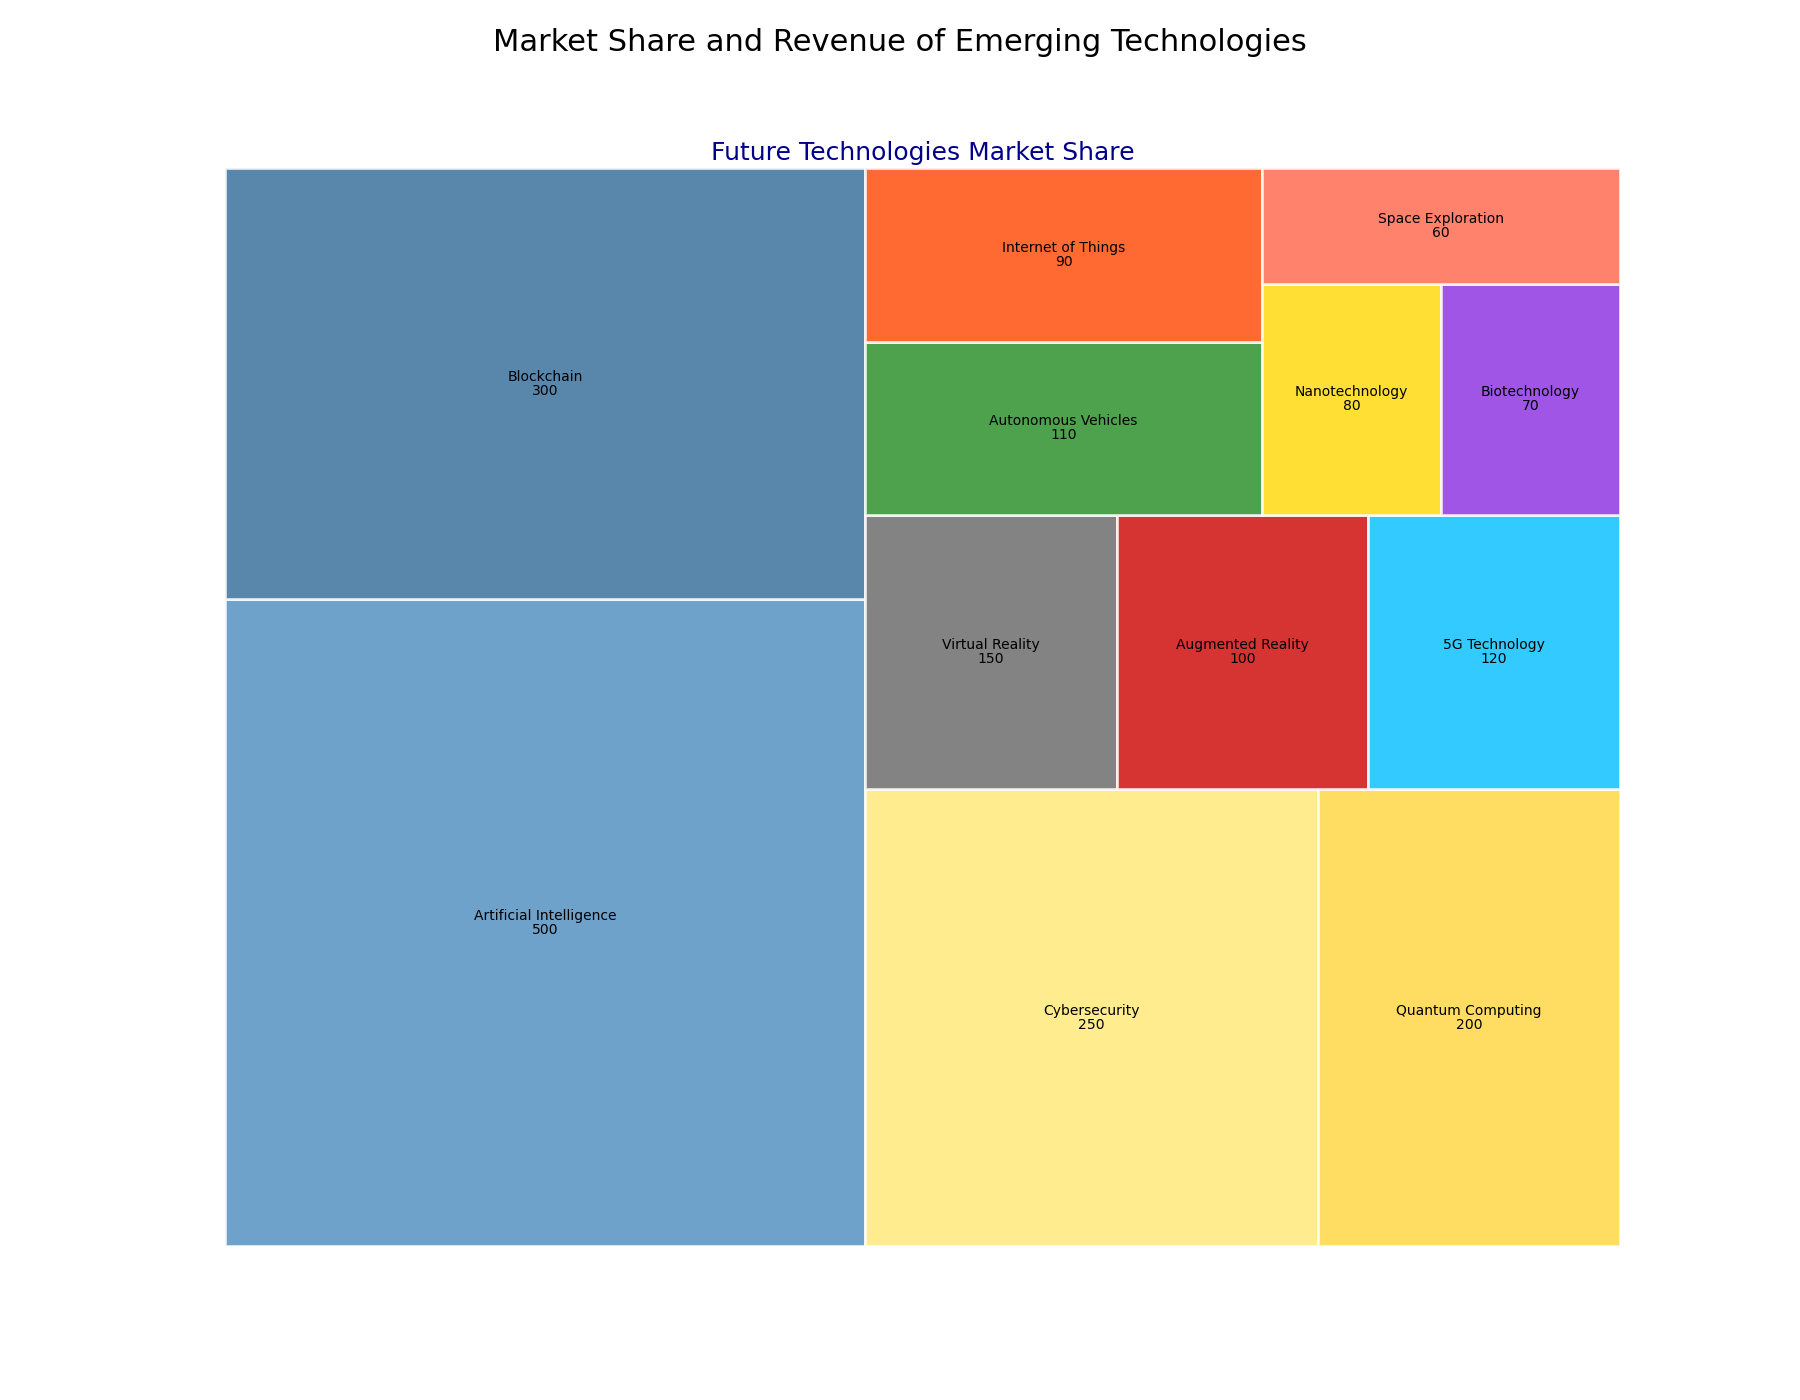

Here is the Python script that generated this plot:

import matplotlib.pyplot as plt
import squarify

# Data points
industry = [
    'Artificial Intelligence', 'Blockchain', 'Cybersecurity', 'Quantum Computing', 
    'Virtual Reality', 'Augmented Reality', '5G Technology', 
    'Autonomous Vehicles', 'Internet of Things', 'Nanotechnology', 
    'Biotechnology', 'Space Exploration'
]
market_share = [30, 20, 15, 10, 5, 5, 5, 5, 5, 3, 3, 3]
revenue = [500, 300, 250, 200, 150, 100, 120, 110, 90, 80, 70, 60]

# Color scheme using specific color codes
colors = [
    '#4B8BBE', '#306998', '#FFE873', '#FFD43B', '#646464', 
    '#CC0000', '#00BFFF', '#228B22', '#FF4500', '#FFD700',
    '#8A2BE2', '#FF6347'
]

# Create a figure with altered width and height
fig, ax = plt.subplots(figsize=(18, 14))

# Creating a treemap
squarify.plot(sizes=market_share, label=industry, color=colors, alpha=0.8, value=revenue, edgecolor='white', linewidth=2)

# Chart title and subtitle
plt.title('Future Technologies Market Share', fontsize=18, color='darkblue')
plt.suptitle('Market Share and Revenue of Emerging Technologies', fontsize=22)

# Remove the axes
plt.axis('off')

# Show plot
plt.show()
